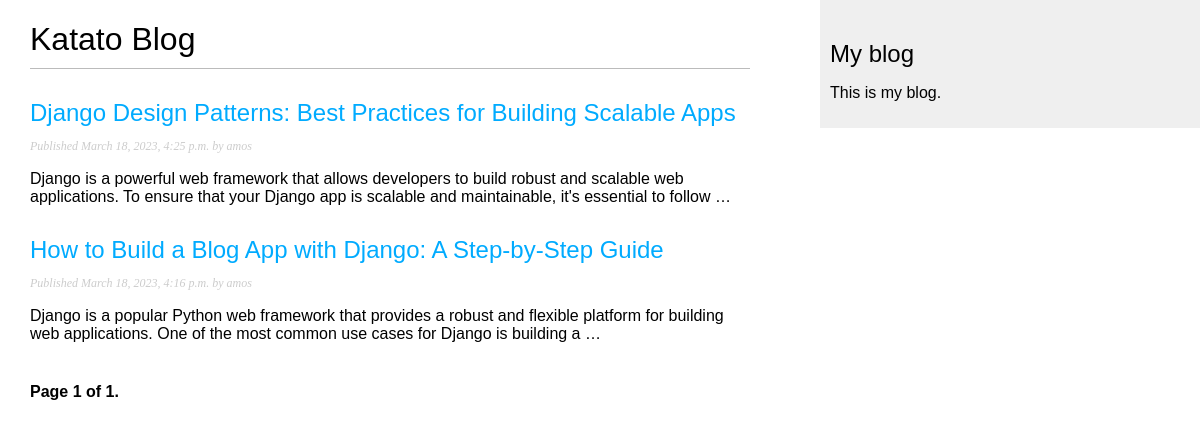
Screenshot of /blog/ with the database file from the repository.
### blog/models.py (models this page shows, shortened)
class Post(models.Model):
    STATUS_CHOICES = (
        ('draft', 'Draft'),
        ('published', 'Published'),
    )
    title = models.CharField(max_length=250)
    slug = models.SlugField(max_length=250, unique_for_date='publish')
    author = models.ForeignKey(User, on_delete=models.CASCADE, related_name='blog_posts')
    body = models.TextField()
    publish = models.DateTimeField(default=timezone.now)
    created = models.DateTimeField(auto_now_add=True)
    updated = models.DateTimeField(auto_now=True)
    status = models.CharField(max_length=10, choices=STATUS_CHOICES,
                              default='draft')
    objects = models.Manager()
    published = PublishedManager()
    class Meta:
        ordering = ('-publish',)
    def get_absolute_url(self):
        return reverse('blog:post_detail', args=[self.publish.year, self.publish.month, self.publish.day, self.slug])

### blog/views.py (the view)
# urls.py: path('', views.PostListView.as_view(), name='post_list'),
class PostListView(ListView):
    queryset = Post.published.all()
    context_object_name = 'posts'
    paginate_by = 3
    template_name = 'blog/post/list.html'

### blog/templates/blog/post/list.html (shortened to what this page needs)
{% extends 'blog/base.html' %}
{% block content %}
<h1>Katato Blog</h1>
{% for post in posts %}
<h2>
  <a href="{{ post.get_absolute_url }}"> {{ post.title }} </a>
</h2>
<p class="date">Published {{ post.publish }} by {{ post.author }}</p>
{{ post.body|truncatewords:30|linebreaks}}
{% endfor %}
{% include "pagination.html" with page=page_obj %}
{% endblock content %}

### blog/static/css/blog.css (style rules this page uses)
body { margin: 0; padding: 0; font-family: helvetica, sans-serif; }
a { color: #00abff; text-decoration: none; }
h1 { font-weight: normal; border-bottom: 1px solid #bbb; padding: 0 0 10px 0; }
h2 { font-weight: normal; margin: 30px 0 0; }
p.date { color: #ccc; font-family: georgia, serif; font-size: 12px; font-style: italic; }

### rows the page displays
Post: title "Django Design Patterns: Best Practices for Building Scalable Apps", publish "March 18, 2023, 4:25 p.m.", author "amos", body "Django is a powerful web framework that allows developers to build robust and scalable web applications. To ensure that your Django app is scalable and maintainable, it's essential to follow …"
Post: title "How to Build a Blog App with Django: A Step-by-Step Guide", publish "March 18, 2023, 4:16 p.m.", author "amos", body "Django is a popular Python web framework that provides a robust and flexible platform for building web applications. One of the most common use cases for Django is building a …"

### other values shown
{{ page.number }} "1"
{{ page.paginator.num_pages }} "1"
